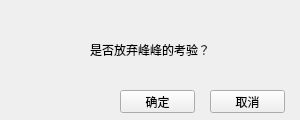
<?xml version="1.0" encoding="UTF-8"?>
<ui version="4.0">
 <class>Q_WordtestingRet</class>
 <widget class="QWidget" name="Q_WordtestingRet">
  <property name="geometry">
   <rect>
    <x>0</x>
    <y>0</y>
    <width>300</width>
    <height>120</height>
   </rect>
  </property>
  <property name="windowTitle">
   <string>千词斩 Version 1.0</string>
  </property>
  <widget class="QPushButton" name="button_No">
   <property name="geometry">
    <rect>
     <x>210</x>
     <y>90</y>
     <width>75</width>
     <height>23</height>
    </rect>
   </property>
   <property name="text">
    <string>取消</string>
   </property>
  </widget>
  <widget class="QPushButton" name="button_Yes">
   <property name="geometry">
    <rect>
     <x>120</x>
     <y>90</y>
     <width>75</width>
     <height>23</height>
    </rect>
   </property>
   <property name="text">
    <string>确定</string>
   </property>
  </widget>
  <widget class="QLabel" name="label">
   <property name="geometry">
    <rect>
     <x>0</x>
     <y>30</y>
     <width>300</width>
     <height>40</height>
    </rect>
   </property>
   <property name="text">
    <string>是否放弃峰峰的考验？</string>
   </property>
   <property name="alignment">
    <set>Qt::AlignCenter</set>
   </property>
  </widget>
 </widget>
 <layoutdefault spacing="6" margin="11"/>
 <resources/>
 <connections/>
</ui>
